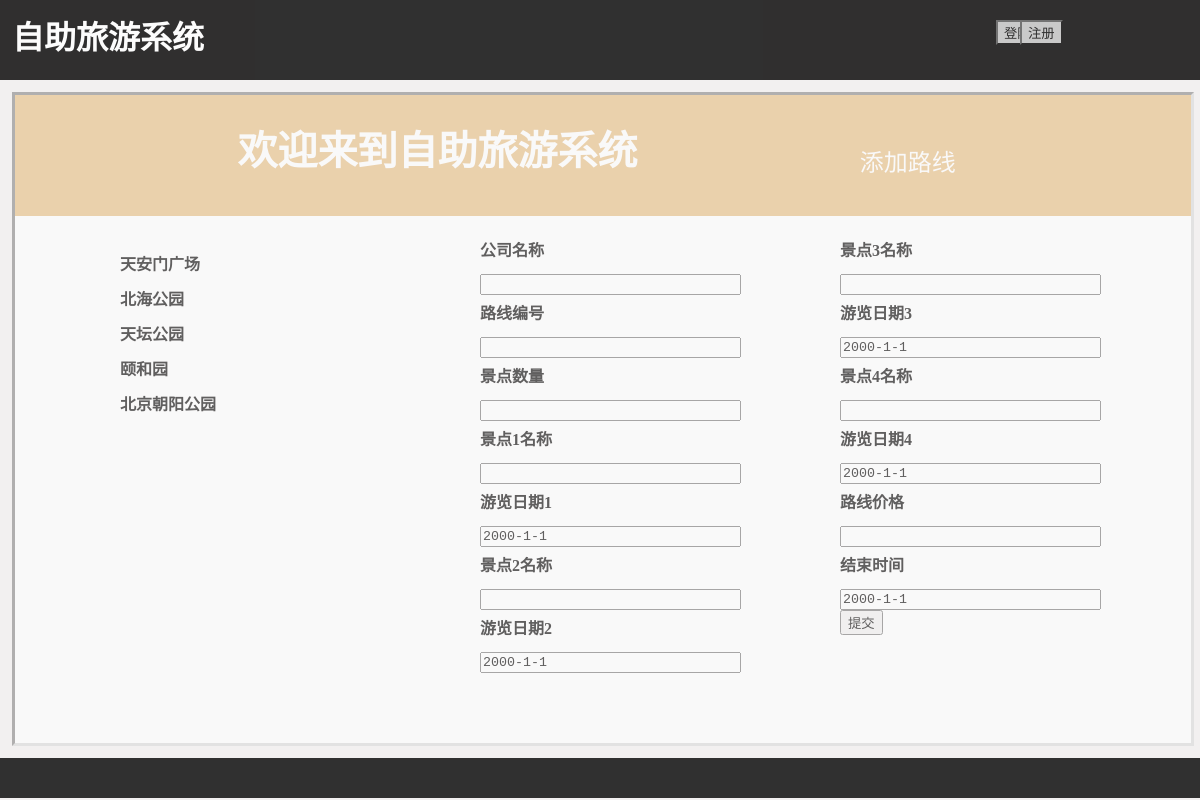
The page /addroute on the database as committed earlier.
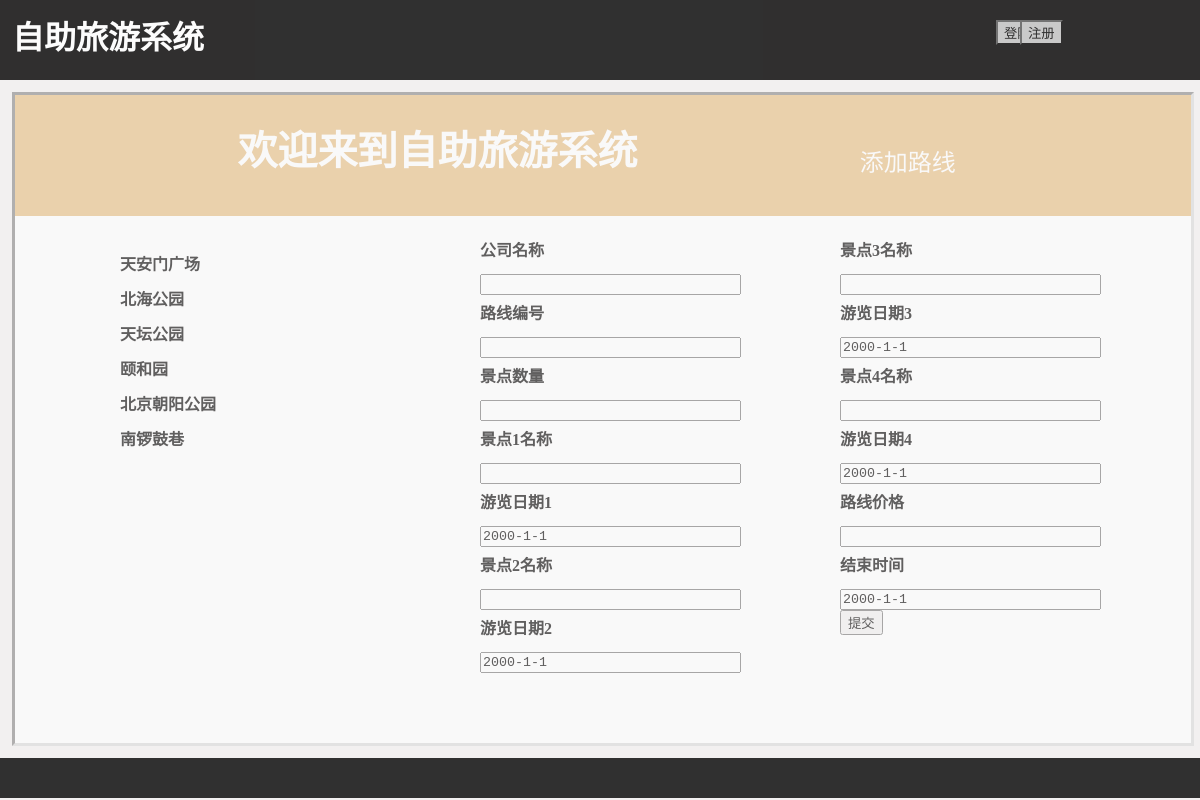
The same page on the database as committed later.
### model/models.py (models this page shows)
class ViewSpot(models.Model):
    name = models.CharField(max_length=100)
    address = models.CharField(max_length=100)
    intro = models.CharField(max_length=500)
    time = models.CharField(max_length=100)
    price = models.FloatField(default=0.0)

### model/views.py (the view)
# urls.py: url(r'^addroute$', views.addroute),
def addroute(request):
    viewspot_list = ViewSpot.objects.all()
    return render(request, 'addroute.html', {'viewspot_list': viewspot_list})

### templates/addroute.html (shortened to what this page needs)
<!DOCTYPE html>
<html>
	<head>
		{% load staticfiles %}
		<link rel="stylesheet" href="{% static 'css/addroute.css' %}" type="text/css" />
	</head>
	<body>
		<div class = "topmoudle">
			<h1 class=p1>自助旅游系统</h1>
			{% if user.is_authenticated %}
			<form action="/logout" method="get">
				<p class=username>{{ user.username }}</p>
				<button class=p3 type="submit" style="background-color: #C0C0C0; color: #000000;">退出</button>
			</form>
			{% else %}
			<form action="/login" method="get">
				<button class=p2 type="submit" style="background-color: #C0C0C0; color: #000000;">登陆</button>
			</form>
			<form action="/regist" method="get">
            	<button class=p3 type="submit" style="background-color: #C0C0C0; color: #000000;">注册</button>
        	</form>
			{% endif %}
		</div>
		<div class = "middlemoudle">
			<div class="rectangle1">
				欢迎来到自助旅游系统
				<p class=p6>添加路线</p>
			</div>
			<div class="rectangle2">
				<form action="/addroute/result" method="post">
					<div style="position:absolute; left: 10%;">
						{% for viewspot in viewspot_list %}
							<p style="margin-top:30px;">{{ viewspot.name }}</p>
						{% endfor %}
					</div>
					<div style="position:absolute; left: 40%;">
						<p>公司名称</p><br>
						<textarea rows="1" cols="30" name="company_name" style="resize:none" readonly>{{ user.username }}</textarea><br>
						<p>路线编号</p><br>
						<textarea rows="1" cols="30" name="route_num" style="resize:none"></textarea><br>
						<p>景点数量</p><br>
						<textarea rows="1" cols="30" name="stand_num" style="resize:none"></textarea><br>
						<p>景点1名称</p><br>
						<textarea rows="1" cols="30" name="stand_1_name" style="resize:none"></textarea><br>
						<p>游览日期1</p><br>
						<textarea rows="1" cols="30" name="date_1" style="resize:none">2000-1-1</textarea><br>
						<p>景点2名称</p><br>
						<textarea rows="1" cols="30" name="stand_2_name" style="resize:none"></textarea><br>
						<p>游览日期2</p><br>
						<textarea rows="1" cols="30" name="date_2" style="resize:none">2000-1-1</textarea><br>
					</div>
					<div style="position:absolute; left: 70%;">
						<p>景点3名称</p><br>
						<textarea rows="1" cols="30" name="stand_3_name" style="resize:none"></textarea><br>
						<p>游览日期3</p><br>
						<textarea rows="1" cols="30" name="date_3" style="resize:none">2000-1-1</textarea><br>
						<p>景点4名称</p><br>
						<textarea rows="1" cols="30" name="stand_4_name" style="resize:none"></textarea><br>
						<p>游览日期4</p><br>
        					<textarea rows="1" cols="30" name="date_4" style="resize:none">2000-1-1</textarea><br>
						<p>路线价格</p><br>
        					<textarea rows="1" cols="30" name="price" style="resize:none"></textarea><br>
						<p>结束时间</p><br>
        					<textarea rows="1" cols="30" name="end" style="resize:none">2000-1-1</textarea><br>
						<input type="submit" value="提交">
					</div>
				</form>
			</div>
		</div>
		<div class = "buttommoudle"> </div>
	</body>
</html>

Rows that differ between the two databases and show on the page:
added ViewSpot: name "南锣鼓巷"
